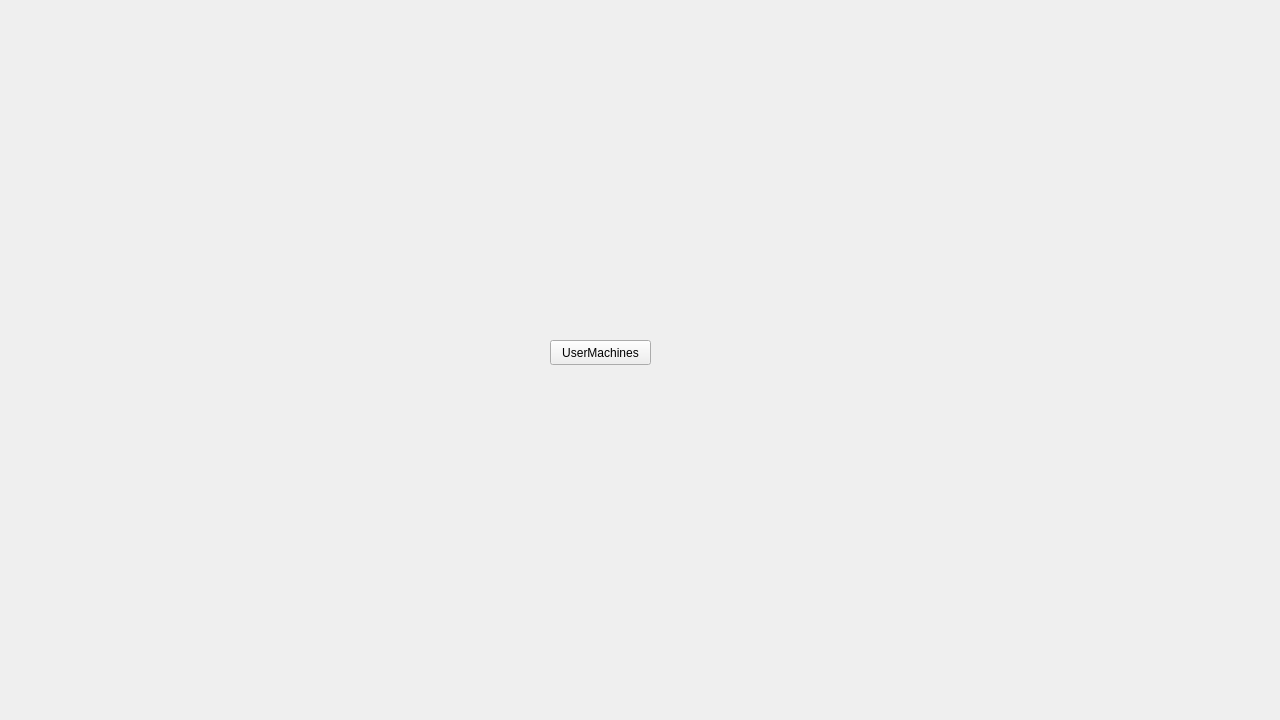
<?xml version="1.0" encoding="UTF-8"?>
<ui version="4.0">
 <class>MainWindow</class>
 <widget class="QMainWindow" name="MainWindow">
  <property name="geometry">
   <rect>
    <x>0</x>
    <y>0</y>
    <width>1280</width>
    <height>720</height>
   </rect>
  </property>
  <property name="windowTitle">
   <string>MainWindow</string>
  </property>
  <widget class="QWidget" name="centralWidget">
   <widget class="QStackedWidget" name="stackedWidget">
    <property name="geometry">
     <rect>
      <x>0</x>
      <y>0</y>
      <width>1280</width>
      <height>720</height>
     </rect>
    </property>
    <widget class="QWidget" name="page">
     <widget class="QPushButton" name="userWindow">
      <property name="geometry">
       <rect>
        <x>550</x>
        <y>340</y>
        <width>101</width>
        <height>25</height>
       </rect>
      </property>
      <property name="text">
       <string>UserMachines</string>
      </property>
     </widget>
    </widget>
   </widget>
  </widget>
 </widget>
 <layoutdefault spacing="6" margin="11"/>
 <resources/>
 <connections/>
</ui>
